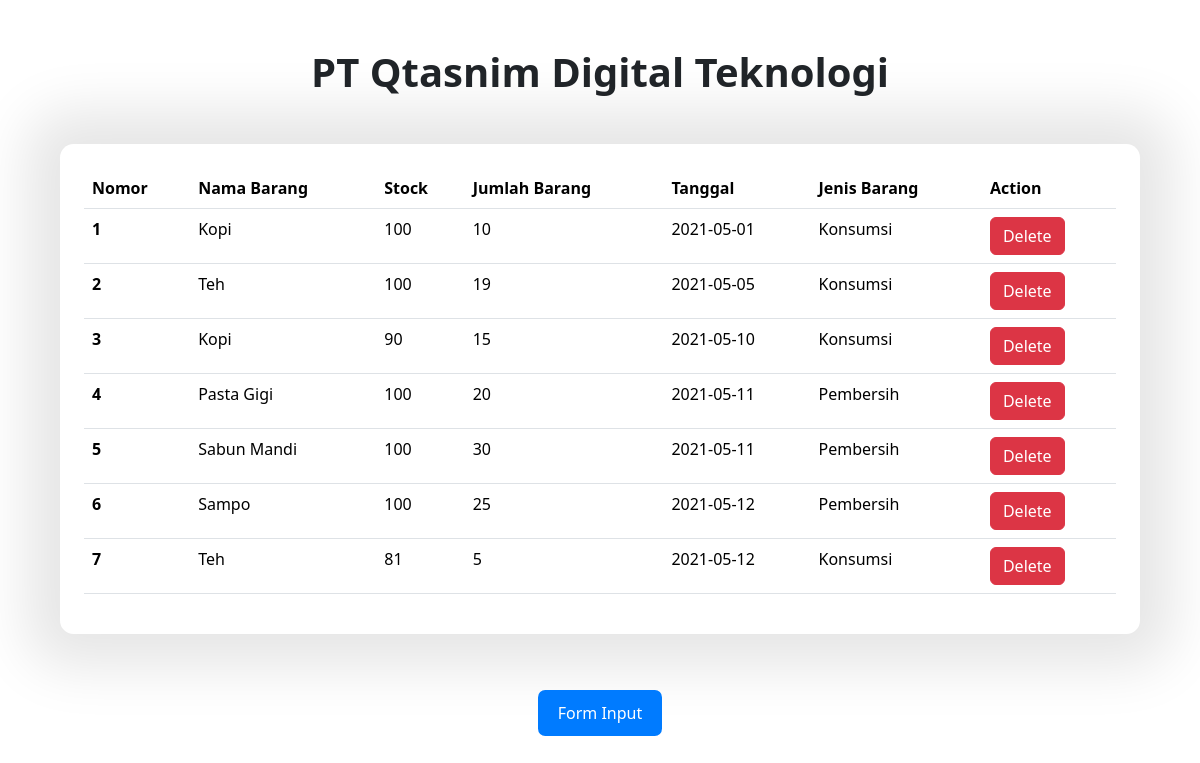
The app's page /Dashboard/Admin.php with its own data.
### tables this page shows
CREATE TABLE `FormInput` (
  `id` int(11) NOT NULL,
  `nama_barang` varchar(100) NOT NULL,
  `stock` int(11) NOT NULL,
  `jumlah_terjual` int(11) NOT NULL,
  `tanggal` date NOT NULL,
  `jenis_barang` varchar(50) NOT NULL
);

### Dashboard/Admin.php (the view, shortened to what this page needs)
<?php
include './../Function/Connection/Connection.php';
$result = $conn->query("SELECT * FROM FormInput"); ?>
<!DOCTYPE html>
<html lang="en">
  <head>
    <link rel="stylesheet" href="./../Style/Main.css" />
    <link rel="stylesheet" href="./../Style/Root.css" />
    <link href="https://cdn.jsdelivr.net/npm/bootstrap@5.3.2/dist/css/bootstrap.min.css" rel="stylesheet" />
  </head>
  <body>
    <main id="main">
      <section class="AdminDasboard">
        <div class="MainAdminDasboard">
          <div class="HeadlineFormInput">
            <h1>PT Qtasnim Digital Teknologi</h1>
          </div>
          <div class="ContentAdminDasboard">
            <table class="table">
              <thead>
                <tr>
                  <th scope="col">Nomor</th>
                  <th scope="col">Nama Barang</th>
                  <th scope="col">Stock</th>
                  <th scope="col">Jumlah Barang</th>
                  <th scope="col">Tanggal</th>
                  <th scope="col">Jenis Barang</th>
                  <th scope="col">Action</th>
                </tr>
              </thead>
              <tbody>
                <?php
            $nomor = 1;
            while ($row = $result->fetch_assoc()) : ?>
                <tr>
                  <th scope="row"><?php echo $nomor; ?></th>
                  <td><?php echo $row['nama_barang']; ?></td>
                  <td><?php echo $row['stock']; ?></td>
                  <td><?php echo $row['jumlah_terjual']; ?></td>
                  <td><?php echo $row['tanggal']; ?></td>
                  <td><?php echo $row['jenis_barang']; ?></td>
                  <td>
                    <a href="" class="btn btn-danger" data-bs-toggle="modal" data-bs-target="#exampleModal" data-id="<?php echo $row['id']; ?>"> Delete </a>
                  </td>
                </tr>
                <?php
            $nomor++;
            endwhile;
            ?>
              </tbody>
            </table>
          </div>
<div class="ButtonActionDashboard">
           <button><a href="./../index.php">Form Input</a></button>
          </div>
        </div>
      </section>
    </main>
  </body>
</html>

### Style/Main.css (style rules this page uses)
.HeadlineFormInput { display: flex; flex-direction: column; width: 100%; max-width: 100%; height: auto; max-height: auto; margin: 2.5rem 0; padding: 0; justify-content: center; align-items: center; }
.HeadlineFormInput h1 { font-weight: 700; }
.AdminDasboard { position: relative; display: flex; flex-direction: column; margin: 0; padding: 0; justify-content: center; align-items: center; width: 100%; max-width: 100%; height: 100vh; max-height: 100vh; overflow-x: hidden; }
.MainAdminDasboard { display: flex; flex-direction: column; margin: 0; padding: 0; width: 100%; max-width: 100%; height: 100%; max-height: 100%; justify-content: center; align-items: center; }
.ContentAdminDasboard { display: flex; flex-direction: row; width: 90%; max-width: 90%; height: auto; max-height: auto; margin: 0 auto; padding: 1.5rem 1.5rem; justify-content: center; align-items: center; background-color: #ffffff; -webkit-box-shadow: 0px 0px 55px 33px rgba(0, 0, 0, 0.1); -moz-box-shadow: 0px 0px 55px 33px rgba(0, 0, 0, 0.1); box-shadow: 0px 0px 55px 33px rgba(0, 0, 0, 0.1); border-radius: 0.85rem; }
.ButtonActionDashboard { display: flex; flex-direction: column; margin: 3.5rem 0; padding: 0; width: 100%; max-width: 100%; height: auto; max-height: auto; justify-content: center; align-items: center; }
.ButtonActionDashboard a { color: #ffffff; text-decoration: none; list-style: none; }

### Style/Root.css (style rules this page uses)
body { margin: 0; padding: 0; justify-content: center; align-items: center; display: block; width: 100%; max-width: 100%; height: 100%; min-height: 100%; overflow-x: hidden; font-synthesis: none; text-rendering: optimizeLegibility; -webkit-font-smoothing: antialiased; -moz-osx-font-smoothing: grayscale; scroll-behavior: smooth; }
button { border-radius: 0.45rem !important; margin: 0; border: 1px solid transparent; padding: 0.6em 1.2em; font-size: 1em; font-weight: 300; font-family: inherit; color: #ffffff; background-color: #007bff; cursor: pointer !important; transition: border-color 0.25s; transition: all 0.2s ease-in-out; user-select: none !important; }

### records on screen
forminput: nama_barang "Kopi", stock "100", jumlah_terjual "10", tanggal "2021-05-01", jenis_barang "Konsumsi"
forminput: nama_barang "Teh", stock "100", jumlah_terjual "19", tanggal "2021-05-05", jenis_barang "Konsumsi"
forminput: nama_barang "Kopi", stock "90", jumlah_terjual "15", tanggal "2021-05-10", jenis_barang "Konsumsi"
forminput: nama_barang "Pasta Gigi", stock "100", jumlah_terjual "20", tanggal "2021-05-11", jenis_barang "Pembersih"
forminput: nama_barang "Sabun Mandi", stock "100", jumlah_terjual "30", tanggal "2021-05-11", jenis_barang "Pembersih"
forminput: nama_barang "Sampo", stock "100", jumlah_terjual "25", tanggal "2021-05-12", jenis_barang "Pembersih"
forminput: nama_barang "Teh", stock "81", jumlah_terjual "5", tanggal "2021-05-12", jenis_barang "Konsumsi"
